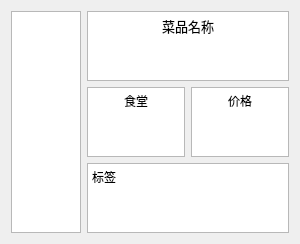
<?xml version="1.0" encoding="UTF-8"?>
<ui version="4.0">
 <class>DishBox</class>
 <widget class="QWidget" name="DishBox">
  <property name="geometry">
   <rect>
    <x>0</x>
    <y>0</y>
    <width>300</width>
    <height>150</height>
   </rect>
  </property>
  <property name="sizePolicy">
   <sizepolicy hsizetype="Preferred" vsizetype="Preferred">
    <horstretch>0</horstretch>
    <verstretch>0</verstretch>
   </sizepolicy>
  </property>
  <property name="windowTitle">
   <string>Form</string>
  </property>
  <layout class="QHBoxLayout" name="horizontalLayout">
   <item>
    <widget class="QGraphicsView" name="picture">
     <property name="sizePolicy">
      <sizepolicy hsizetype="Expanding" vsizetype="Expanding">
       <horstretch>0</horstretch>
       <verstretch>0</verstretch>
      </sizepolicy>
     </property>
     <property name="minimumSize">
      <size>
       <width>0</width>
       <height>0</height>
      </size>
     </property>
    </widget>
   </item>
   <item>
    <layout class="QVBoxLayout" name="verticalLayout">
     <item>
      <widget class="QTextBrowser" name="name">
       <property name="html">
        <string>&lt;!DOCTYPE HTML PUBLIC &quot;-//W3C//DTD HTML 4.0//EN&quot; &quot;http://www.w3.org/TR/REC-html40/strict.dtd&quot;&gt;
&lt;html&gt;&lt;head&gt;&lt;meta name=&quot;qrichtext&quot; content=&quot;1&quot; /&gt;&lt;meta charset=&quot;utf-8&quot; /&gt;&lt;style type=&quot;text/css&quot;&gt;
p, li { white-space: pre-wrap; }
hr { height: 1px; border-width: 0; }
li.unchecked::marker { content: &quot;\2610&quot;; }
li.checked::marker { content: &quot;\2612&quot;; }
&lt;/style&gt;&lt;/head&gt;&lt;body style=&quot; font-family:'Microsoft YaHei UI'; font-size:9pt; font-weight:400; font-style:normal;&quot;&gt;
&lt;p align=&quot;center&quot; style=&quot; margin-top:0px; margin-bottom:0px; margin-left:0px; margin-right:0px; -qt-block-indent:0; text-indent:0px;&quot;&gt;&lt;span style=&quot; font-size:10pt;&quot;&gt;菜品名称&lt;/span&gt;&lt;/p&gt;&lt;/body&gt;&lt;/html&gt;</string>
       </property>
      </widget>
     </item>
     <item>
      <layout class="QHBoxLayout" name="horizontalLayout_2">
       <item>
        <widget class="QTextBrowser" name="canteen">
         <property name="html">
          <string>&lt;!DOCTYPE HTML PUBLIC &quot;-//W3C//DTD HTML 4.0//EN&quot; &quot;http://www.w3.org/TR/REC-html40/strict.dtd&quot;&gt;
&lt;html&gt;&lt;head&gt;&lt;meta name=&quot;qrichtext&quot; content=&quot;1&quot; /&gt;&lt;meta charset=&quot;utf-8&quot; /&gt;&lt;style type=&quot;text/css&quot;&gt;
p, li { white-space: pre-wrap; }
hr { height: 1px; border-width: 0; }
li.unchecked::marker { content: &quot;\2610&quot;; }
li.checked::marker { content: &quot;\2612&quot;; }
&lt;/style&gt;&lt;/head&gt;&lt;body style=&quot; font-family:'Microsoft YaHei UI'; font-size:9pt; font-weight:400; font-style:normal;&quot;&gt;
&lt;p align=&quot;center&quot; style=&quot; margin-top:0px; margin-bottom:0px; margin-left:0px; margin-right:0px; -qt-block-indent:0; text-indent:0px;&quot;&gt;食堂&lt;/p&gt;&lt;/body&gt;&lt;/html&gt;</string>
         </property>
        </widget>
       </item>
       <item>
        <widget class="QTextBrowser" name="price">
         <property name="html">
          <string>&lt;!DOCTYPE HTML PUBLIC &quot;-//W3C//DTD HTML 4.0//EN&quot; &quot;http://www.w3.org/TR/REC-html40/strict.dtd&quot;&gt;
&lt;html&gt;&lt;head&gt;&lt;meta name=&quot;qrichtext&quot; content=&quot;1&quot; /&gt;&lt;meta charset=&quot;utf-8&quot; /&gt;&lt;style type=&quot;text/css&quot;&gt;
p, li { white-space: pre-wrap; }
hr { height: 1px; border-width: 0; }
li.unchecked::marker { content: &quot;\2610&quot;; }
li.checked::marker { content: &quot;\2612&quot;; }
&lt;/style&gt;&lt;/head&gt;&lt;body style=&quot; font-family:'Microsoft YaHei UI'; font-size:9pt; font-weight:400; font-style:normal;&quot;&gt;
&lt;p align=&quot;center&quot; style=&quot; margin-top:0px; margin-bottom:0px; margin-left:0px; margin-right:0px; -qt-block-indent:0; text-indent:0px;&quot;&gt;价格&lt;/p&gt;&lt;/body&gt;&lt;/html&gt;</string>
         </property>
        </widget>
       </item>
      </layout>
     </item>
     <item>
      <widget class="QTextBrowser" name="tags">
       <property name="html">
        <string>&lt;!DOCTYPE HTML PUBLIC &quot;-//W3C//DTD HTML 4.0//EN&quot; &quot;http://www.w3.org/TR/REC-html40/strict.dtd&quot;&gt;
&lt;html&gt;&lt;head&gt;&lt;meta name=&quot;qrichtext&quot; content=&quot;1&quot; /&gt;&lt;meta charset=&quot;utf-8&quot; /&gt;&lt;style type=&quot;text/css&quot;&gt;
p, li { white-space: pre-wrap; }
hr { height: 1px; border-width: 0; }
li.unchecked::marker { content: &quot;\2610&quot;; }
li.checked::marker { content: &quot;\2612&quot;; }
&lt;/style&gt;&lt;/head&gt;&lt;body style=&quot; font-family:'Microsoft YaHei UI'; font-size:9pt; font-weight:400; font-style:normal;&quot;&gt;
&lt;p style=&quot; margin-top:0px; margin-bottom:0px; margin-left:0px; margin-right:0px; -qt-block-indent:0; text-indent:0px;&quot;&gt;标签&lt;/p&gt;&lt;/body&gt;&lt;/html&gt;</string>
       </property>
      </widget>
     </item>
    </layout>
   </item>
  </layout>
 </widget>
 <resources/>
 <connections/>
</ui>
